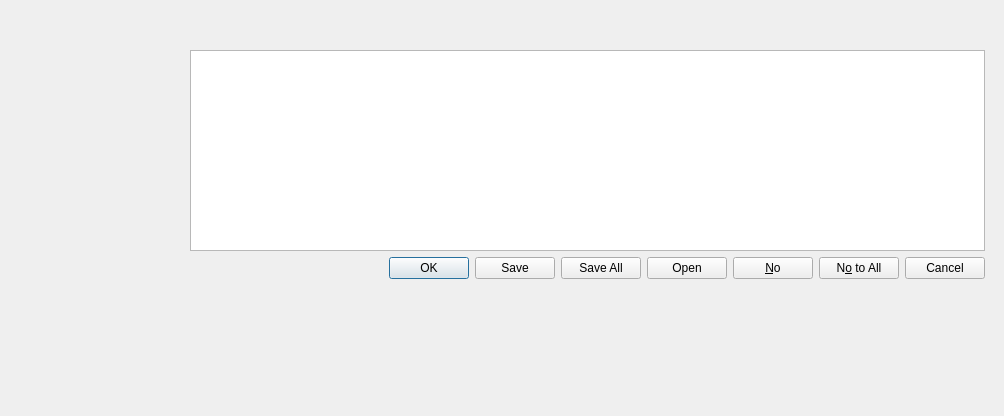
<?xml version="1.0" encoding="UTF-8"?>
<ui version="4.0">
 <class>InfoDialog</class>
 <widget class="QDialog" name="InfoDialog">
  <property name="geometry">
   <rect>
    <x>0</x>
    <y>0</y>
    <width>1004</width>
    <height>416</height>
   </rect>
  </property>
  <property name="windowTitle">
   <string>Dialog</string>
  </property>
  <widget class="QWidget" name="">
   <property name="geometry">
    <rect>
     <x>190</x>
     <y>50</y>
     <width>795</width>
     <height>229</height>
    </rect>
   </property>
   <layout class="QVBoxLayout" name="verticalLayout">
    <item>
     <widget class="QTextEdit" name="textEdit"/>
    </item>
    <item>
     <widget class="QDialogButtonBox" name="buttonBox">
      <property name="standardButtons">
       <set>QDialogButtonBox::Cancel|QDialogButtonBox::No|QDialogButtonBox::NoToAll|QDialogButtonBox::Ok|QDialogButtonBox::Open|QDialogButtonBox::Save|QDialogButtonBox::SaveAll</set>
      </property>
     </widget>
    </item>
   </layout>
  </widget>
 </widget>
 <resources/>
 <connections/>
</ui>
